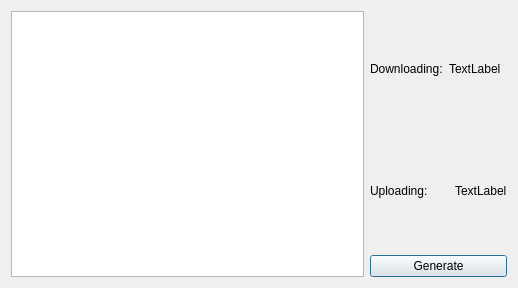
<?xml version="1.0" encoding="UTF-8"?>
<ui version="4.0">
 <class>SupportDocDownloader</class>
 <widget class="QDialog" name="KoboCertificatesGenerator">
  <property name="geometry">
   <rect>
    <x>0</x>
    <y>0</y>
    <width>518</width>
    <height>288</height>
   </rect>
  </property>
  <property name="windowTitle">
   <string>Dialog</string>
  </property>
  <layout class="QVBoxLayout" name="verticalLayout">
   <item>
    <layout class="QHBoxLayout" name="horizontalLayout">
     <item>
      <widget class="QTextEdit" name="edtProgress"/>
     </item>
     <item>
      <layout class="QGridLayout" name="gridLayout">
       <item row="1" column="1" colspan="2">
        <widget class="QLabel" name="lblDcount">
         <property name="text">
          <string>TextLabel</string>
         </property>
        </widget>
       </item>
       <item row="2" column="2">
        <widget class="QLabel" name="lblUcount">
         <property name="text">
          <string>TextLabel</string>
         </property>
        </widget>
       </item>
       <item row="2" column="0" colspan="2">
        <widget class="QLabel" name="label_2">
         <property name="text">
          <string>Uploading:</string>
         </property>
        </widget>
       </item>
       <item row="1" column="0">
        <widget class="QLabel" name="label">
         <property name="text">
          <string>Downloading:</string>
         </property>
        </widget>
       </item>
       <item row="3" column="0" colspan="3">
        <widget class="QPushButton" name="btnGenerate">
         <property name="text">
          <string>Generate</string>
         </property>
        </widget>
       </item>
      </layout>
     </item>
    </layout>
   </item>
   <item>
    <layout class="QHBoxLayout" name="horizontalLayout_2"/>
   </item>
  </layout>
 </widget>
 <resources/>
 <connections/>
</ui>
